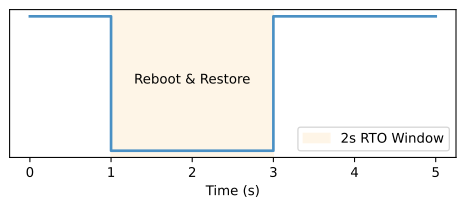

Source code (Python):
import os
import matplotlib.pyplot as plt

fig, ax = plt.subplots(figsize=(6, 2))
ax.plot([0, 1, 1, 3, 3, 5], [1, 1, 0, 0, 1, 1], color='#4a90c4', lw=2)
ax.axvspan(1, 3, color='#fdebd0', alpha=0.5, label='2s RTO Window')
ax.text(2, 0.5, 'Reboot & Restore', ha='center')
ax.set_yticks([])
ax.set_xlabel('Time (s)')
ax.legend()
plt.savefig(os.environ.get('VISUAL_OUT_PATH', 'out.svg'), format='svg', bbox_inches='tight')
